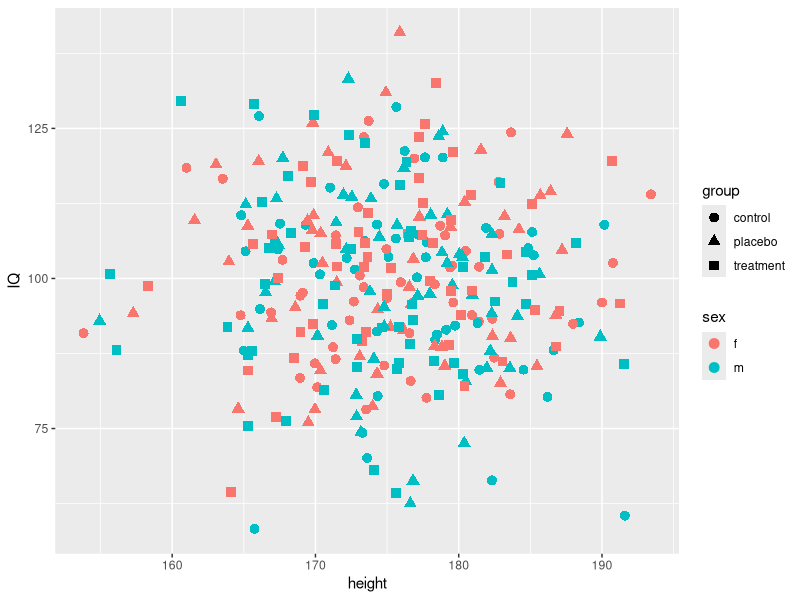
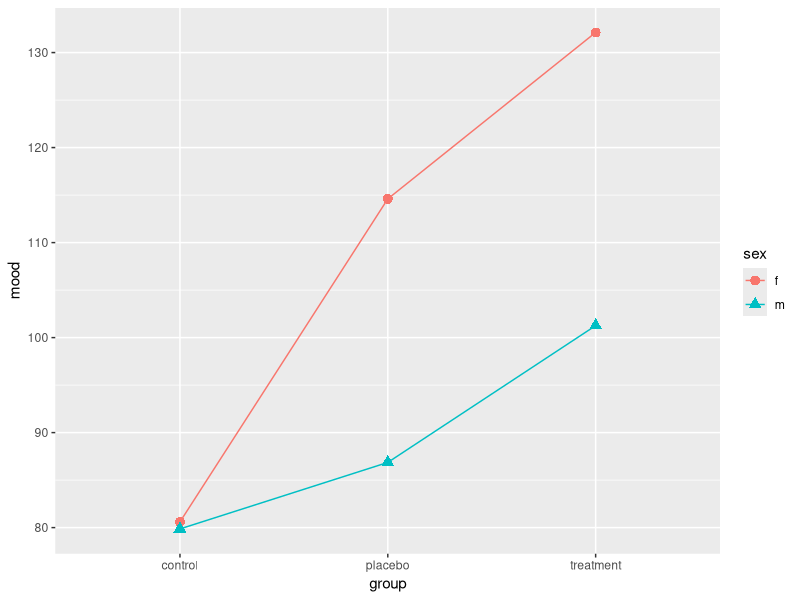
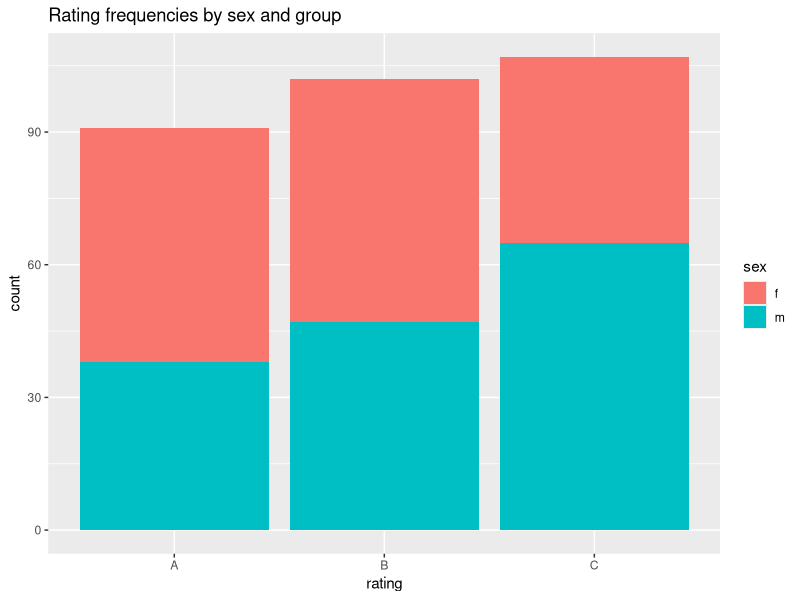
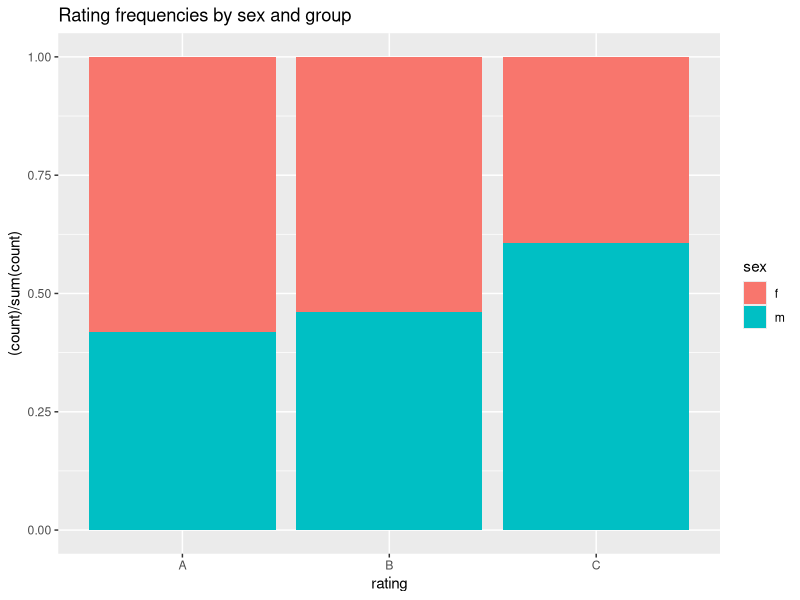
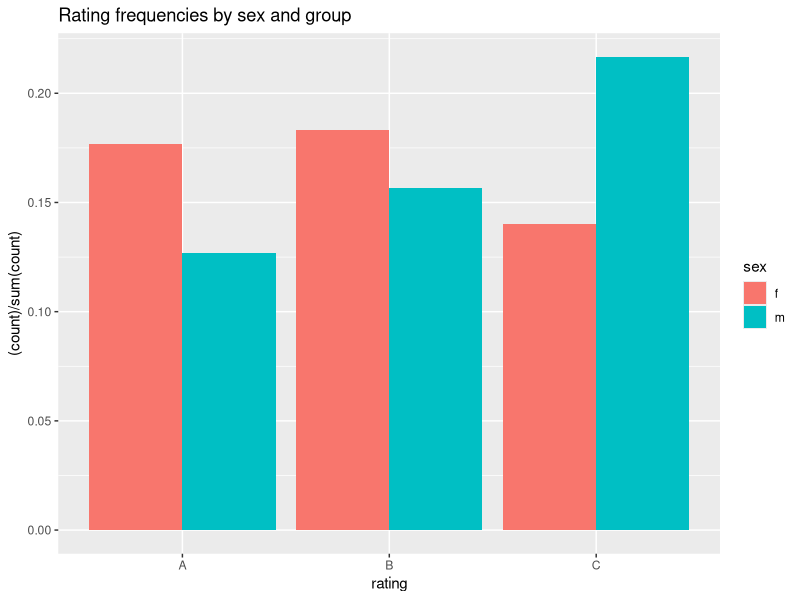
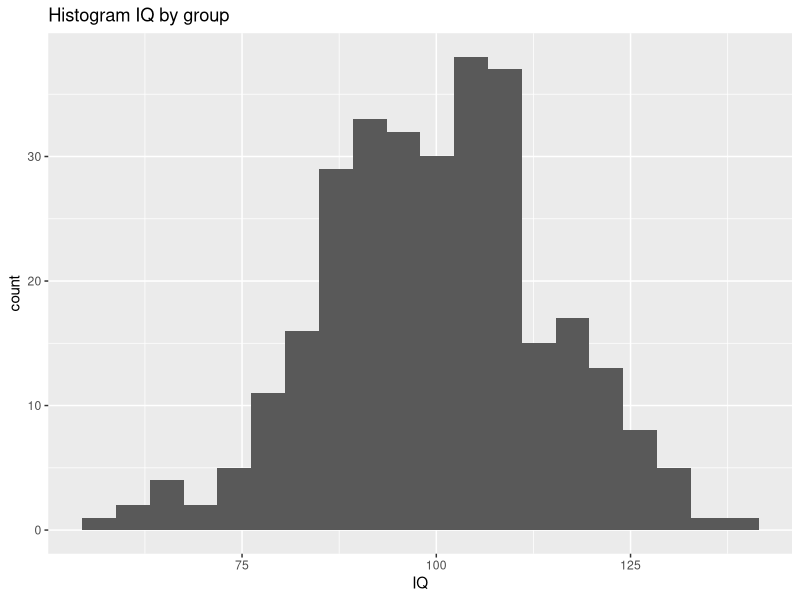
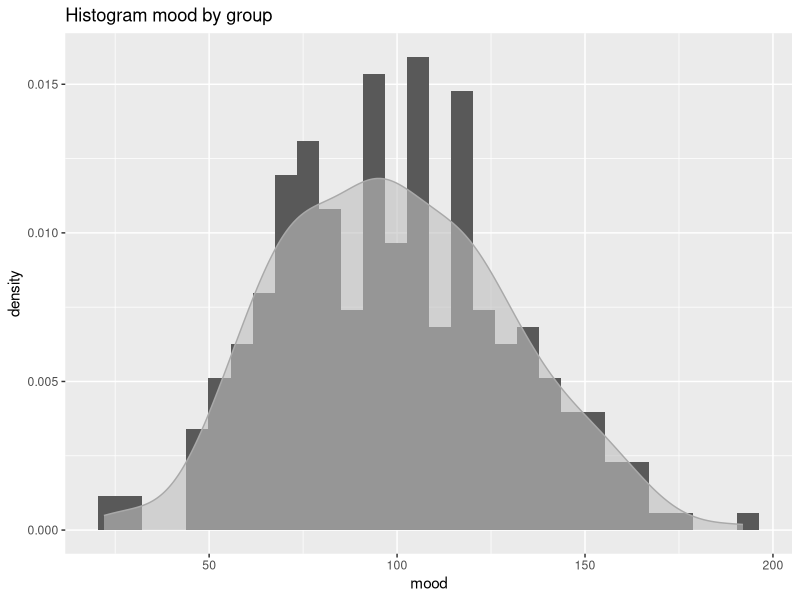
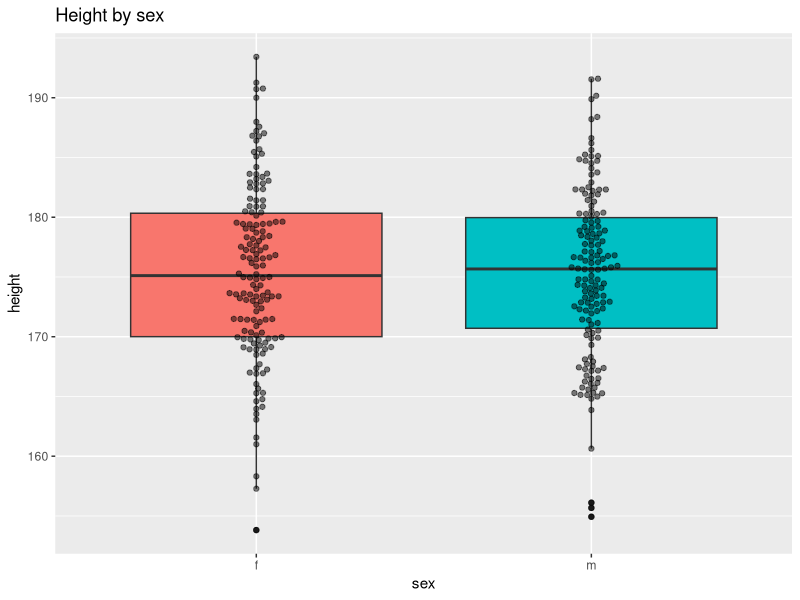

The R source for these figures, in order:
## ---- chunk 1
wants <- c("ggplot2", "ggbeeswarm")
has   <- wants %in% rownames(installed.packages())
if(any(!has)) install.packages(wants[!has])
## ---- chunk 2
Njk    <- 50
P      <- 3
Q      <- 2
IQ     <- rnorm(P*Q*Njk, mean=100, sd=15)
height <- rnorm(P*Q*Njk, mean=175, sd=7)
rating <- factor(sample(LETTERS[1:3], Njk*P*Q, replace=TRUE))
sex    <- factor(rep(c("f", "m"), times=P*Njk))
group  <- factor(rep(c("control", "placebo", "treatment"), each=Q*Njk))
sgComb <- interaction(sex, group)
mood   <- round(rnorm(P*Q*Njk, mean=c(85, 80, 110, 90, 130, 100)[sgComb], sd=25))
myDf   <- data.frame(sex, group, sgComb, IQ, height, rating, mood)
## ---- chunk 3
library(ggplot2)
ggplot(myDf, aes(x=height, y=IQ, colour=sex, shape=group)) +
        geom_point(size=3)
## ---- chunk 4
(groupM <- aggregate(mood ~ sex + group, data=myDf, FUN=mean))
ggplot(groupM, aes(x=group, y=mood, color=sex, shape=sex, group=sex)) +
    geom_point(size=3) +
    geom_line()
## ---- chunk 5
ggplot(myDf, aes(x=rating, group=sex, fill=sex)) +
    geom_bar(stat="count", position=position_stack()) +
        ggtitle("Rating frequencies by sex and group")
## ---- chunk 6
ggplot(myDf, aes(x=rating, group=sex, fill=sex)) +
    geom_bar(stat="count",
             aes(y=(..count..) / sum(..count..)),
             position=position_fill()) +
        ggtitle("Rating frequencies by sex and group")
## ---- chunk 7
ggplot(myDf, aes(x=rating, group=sex, fill=sex)) +
    geom_bar(stat="count",
             aes(y=(..count..) / sum(..count..)),
             position=position_dodge()) +
    ggtitle("Rating frequencies by sex and group")
## ---- chunk 8
ggplot(myDf, aes(x=IQ)) +
        geom_histogram(bins=20) +
        ggtitle("Histogram IQ by group") +
        theme(legend.position="none")
## ---- chunk 9
ggplot(myDf, aes(x=mood)) +
    geom_histogram(aes(y=..density..)) +
    ggtitle("Histogram mood by group") +
    geom_density(color="darkgrey", fill="grey", alpha=0.6)
## ---- chunk 10
library(ggbeeswarm)
ggplot(myDf, aes(x=sex, y=height, fill=sex)) +
    geom_boxplot(outlier.shape=NULL) +
    geom_beeswarm(alpha=0.5) +
    ggtitle("Height by sex") +
    theme(legend.position="none")
## ---- chunk 11
ggplot(myDf, aes(sample=height)) +
    geom_qq() +
    geom_qq_line(color="blue")
## ---- chunk 12
parL <- list(df=10, ncp=0)
ggplot(myDf, aes(sample=height)) +
    geom_qq(distribution=qt, dparams=parL) +
    geom_qq_line(color="blue", distribution=qt, dparams=parL)
## ---- chunk 13
probs <- ppoints(50)
qDat  <- data.frame(qmood=quantile(myDf$mood, probs),
                    qheight=quantile(myDf$height, probs))

ggplot(qDat, aes(x=qmood, y=qheight)) +
    geom_point() +
    xlab("Quantiles mood") +
    ylab("Quantiles height")
## ---- chunk 14
ggplot(myDf, aes(x=rating, y=IQ, colour=sex, shape=group)) +
        geom_point(size=3, position=position_dodge(width=0.3)) +
        facet_grid(. ~ group) +
        ggtitle("IQ ~ height split by sex and group") +
        guides(shape=FALSE)
## ---- chunk 15
groupN     <- as.data.frame(xtabs(~ sex + group, data=myDf))
groupSD    <- aggregate(mood ~ sex + group, data=myDf, FUN=sd)
groupMSD   <- merge(groupM, groupSD, by=c("sex", "group"), suffixes=c(".M", ".SD"))
groupMSDN  <- merge(groupMSD, groupN, by=c("sex", "group"))
(groupMSDN <- transform(groupMSDN,
                        SEMlo=mood.M - mood.SD/sqrt(Freq),
                        SEMup=mood.M + mood.SD/sqrt(Freq)))

ggplot(groupMSDN, aes(x=group, y=mood.M, ymin=SEMlo, ymax=SEMup,
                              color=sex, shape=sex, group=sex)) +
    geom_point() +
    geom_line() +
    geom_linerange()
## ---- chunk 16
ggplot(myDf, aes(x=height, y=IQ, colour=sex:group, shape=sex)) +
        geom_hline(aes(yintercept=100), linetype=2) +
        geom_vline(aes(xintercept=180), linetype=2) +
        geom_point(size=3) +
        geom_smooth(method=lm, se=TRUE, size=1.2, fullrange=TRUE) +
        facet_grid(sex ~ group) +
        ggtitle("IQ ~ height split by sex and group") +
        theme(legend.position="none") +
        geom_text(aes(x=190, y=70, label=sgComb)) +
        annotate("text", x=165, y=130, label="annotation")
## ---- chunk 17
try(detach(package:ggbeeswarm))
try(detach(package:ggplot2))
